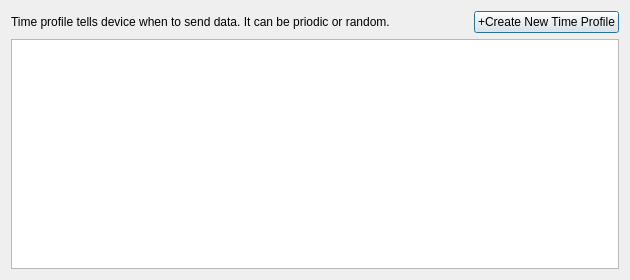
<?xml version="1.0" encoding="UTF-8"?>
<ui version="4.0">
 <class>ViewTimeProfile</class>
 <widget class="QDialog" name="ViewTimeProfile">
  <property name="geometry">
   <rect>
    <x>0</x>
    <y>0</y>
    <width>630</width>
    <height>280</height>
   </rect>
  </property>
  <property name="windowTitle">
   <string>Time Profile</string>
  </property>
  <layout class="QVBoxLayout" name="verticalLayout">
   <item>
    <layout class="QHBoxLayout" name="horizontalLayout">
     <item>
      <widget class="QLabel" name="label">
       <property name="text">
        <string>Time profile tells device when to send data. It can be priodic or random.</string>
       </property>
      </widget>
     </item>
     <item>
      <spacer name="horizontalSpacer">
       <property name="orientation">
        <enum>Qt::Horizontal</enum>
       </property>
       <property name="sizeHint" stdset="0">
        <size>
         <width>40</width>
         <height>20</height>
        </size>
       </property>
      </spacer>
     </item>
     <item>
      <widget class="QPushButton" name="btnNewTimeProfile">
       <property name="text">
        <string>+Create New Time Profile</string>
       </property>
      </widget>
     </item>
    </layout>
   </item>
   <item>
    <widget class="QTableWidget" name="tableWidget"/>
   </item>
  </layout>
 </widget>
 <resources/>
 <connections/>
</ui>
